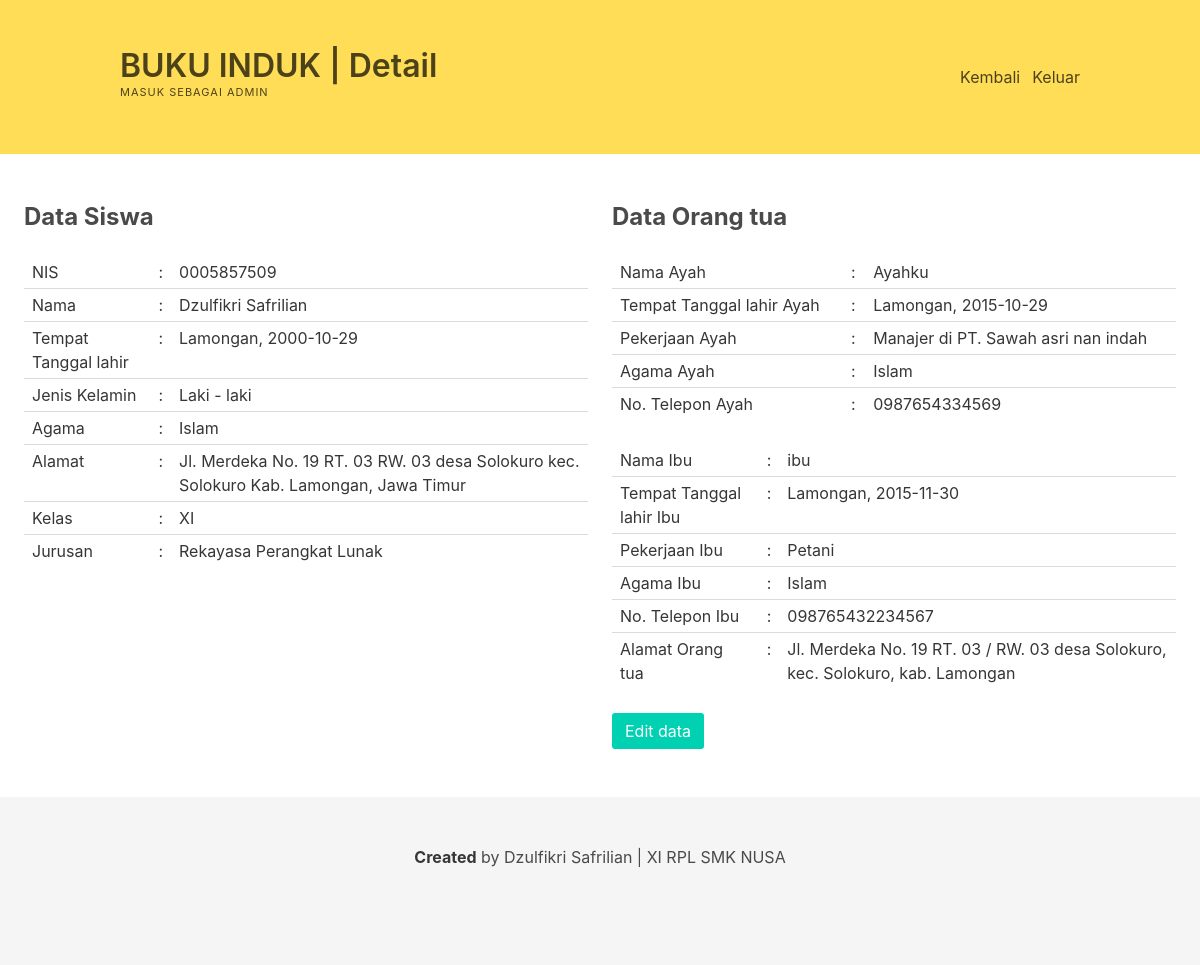
Screenshot of /data_siswa.php?id=18 with the database file from the repository.
### tables this page shows
CREATE TABLE `siswa` (
  `id_siswa` int(12) NOT NULL,
  `nis_siswa` varchar(20) NOT NULL,
  `nama_siswa` varchar(50) NOT NULL,
  `tmp_lahir` varchar(50) NOT NULL,
  `tgl_lahir` varchar(20) NOT NULL,
  `jkel_siswa` varchar(20) NOT NULL,
  `agama` varchar(20) NOT NULL,
  `alamat` varchar(255) NOT NULL,
  `kelas` varchar(5) NOT NULL,
  `jurusan` varchar(30) NOT NULL
);

CREATE TABLE `orang_tua` (
  `id_orangtua` int(12) NOT NULL,
  `nama_ayah` varchar(50) NOT NULL,
  `tl_ayah` varchar(50) NOT NULL,
  `tglahir_ayah` varchar(50) NOT NULL,
  `peker_ayah` varchar(50) NOT NULL,
  `agama_ayah` varchar(20) NOT NULL,
  `tlp_ayah` varchar(15) NOT NULL,
  `nama_ibu` varchar(50) NOT NULL,
  `tl_ibu` varchar(50) NOT NULL,
  `tglahir_ibu` varchar(50) NOT NULL,
  `peker_ibu` varchar(50) NOT NULL,
  `agama_ibu` varchar(20) NOT NULL,
  `tlp_ibu` varchar(15) NOT NULL,
  `alamat_orngtua` varchar(100) NOT NULL
);

### data_siswa.php (the view, shortened to what this page needs)
<?php
include_once 'config.php';
$id=$_GET['id'];
$sql="SELECT * from siswa inner join orang_tua on siswa.id_siswa=orang_tua.id_orangtua where id_siswa='".$id."'";
$query=mysqli_query($db,$sql);
$data= mysqli_fetch_array($query);
?>
    <!DOCTYPE html>
    <html lang="en">
    <head>
        <link rel="stylesheet" href="assets/css/bulma.css">
        <link rel="stylesheet" href="sweetalert.min.css">
        <link rel="stylesheet" href="sweetalert.css">
    </head>
    <body>
        <section class="hero is-warning">
            <div class="hero-body">
                <div class="container">
                    <nav class="level">
                        <div class="level-left">
                            <div class="level-item">
                                <div class="level-item">
                                    <div>
                                        <div>
                                            <p class="title">BUKU INDUK | Detail</p>
                                            <p class="heading">Masuk Sebagai ADMIN
                                            </p>
                                        </div>
                                    </div>
                                </div>
                            </div>
                        </div>
                        <div class="level-right">
                            <p class="level-item">
                                <a href="admin_page.php">Kembali</a>
                            </p>
                            <p class="level-item">
                                <a href="index.php">Keluar</a>
                            </p>
                        </div>
                    </nav>
                </div>
            </div>
        </section>
        <div class="section">
            <div class="container is-fullhd">
                <div class="columns">
                    <div class="column">
                        <h1 class="subtitle is-4">
                            <b>Data Siswa</b>
                        </h1>
                        <table class="table is-narrow is-fullwidth">
                            <tr class="table-row-hover-background-color">
                                <td align="center" class="">NIS</td>
                                <td align="center" class="">:</td>
                                <td align="center" class="">
                                    <?php echo $data['nis_siswa']?>
                                </td>
                            </tr>
                            <tr class="table-row-hover-background-color">
                                <td align="center" class="">Nama</td>
                                <td align="center" class="">:</td>
                                <td align="center" class="">
                                    <?php echo $data['nama_siswa']?>
                                </td>
                            </tr>
                            <tr class="table-row-hover-background-color">
                                <td align="center" class="">Tempat Tanggal lahir</td>
                                <td align="center" class="">:</td>
                                <td align="center" class="">
                                    <?php echo $data['tmp_lahir']; echo ", "; echo $data['tgl_lahir']?>
                                </td>
                            </tr>
                            <tr class="table-row-hover-background-color">
                                <td align="center" class="">Jenis Kelamin</td>
                                <td align="center" class="">:</td>
                                <td align="center" class="">
                                    <?php echo $data['jkel_siswa']?>
                                </td>
                            </tr>
                            <tr class="table-row-hover-background-color">
                                <td align="center" class="">Agama</td>
                                <td align="center" class="">:</td>
                                <td align="center" class="">
                                    <?php echo $data['agama']?>
                                </td>
                            </tr>
                            <tr class="table-row-hover-background-color">
                                <td align="center" class="">Alamat</td>
                                <td align="center" class="">:</td>
                                <td align="center" class="">
                                    <?php echo $data['alamat']?>
                                </td>
                            </tr>
                            <tr class="table-row-hover-background-color">
                                <td align="center" class="">Kelas</td>
                                <td align="center" class="">:</td>
                                <td align="center" class="">
                                    <?php echo $data['kelas']?>
                                </td>
                            </tr>
                            <tr class="table-row-hover-background-color">
                                <td align="center" class="">Jurusan</td>
                                <td align="center" class="">:</td>
                                <td align="center" class="">
                                    <?php echo $data['jurusan']?>
                                </td>
                            </tr>
                        </table>
                    </div>
                    <div class="column">
                        <h1 class="subtitle is-4">
                            <b>Data Orang tua</b>
                        </h1>
                        <table class="table is-narrow is-fullwidth">
                            <tr class="table-row-hover-background-color">
                                <td align="center" class="">Nama Ayah</td>
                                <td align="center" class="">:</td>
                                <td align="center" class="">
                                    <?php echo $data['nama_ayah']?>
                                </td>
                            </tr>
                            <tr class="table-row-hover-background-color">
                                <td align="center" class="">Tempat Tanggal lahir Ayah</td>
                                <td align="center" class="">:</td>
                                <td align="center" class="">
                                    <?php echo $data['tl_ayah']; echo ", "; echo $data['tglahir_ayah'];?>
                                </td>
                            </tr>
                            <tr class="table-row-hover-background-color">
                                <td align="center" class="">Pekerjaan Ayah</td>
                                <td align="center" class="">:</td>
                                <td align="center" class="">
                                    <?php echo $data['peker_ayah']?>
                                </td>
                            </tr>
                            <tr class="table-row-hover-background-color">
                                <td align="center" class="">Agama Ayah</td>
                                <td align="center" class="">:</td>
                                <td align="center" class="">
                                    <?php echo $data['agama_ayah']?>
                                </td>
                            </tr>
                            <tr class="table-row-hover-background-color">
                                <td align="center" class="">No. Telepon Ayah</td>
                                <td align="center" class="">:</td>
                                <td align="center" class="">
                                    <?php echo $data['tlp_ayah']?>
                                </td>
                            </tr>
                        </table>
                        <table class="table is-narrow is-fullwidth">
                            <tr class="table-row-hover-background-color">
                                <td align="center" class="">Nama Ibu</td>
                                <td align="center" class="">:</td>
                                <td align="center" class="">
                                    <?php echo $data['nama_ibu']?>
                                </td>
                            </tr>
                            <tr class="table-row-hover-background-color">
                                <td align="center" class="">Tempat Tanggal lahir Ibu</td>
                                <td align="center" class="">:</td>
                                <td align="center" class="">
                                    <?php echo $data['tl_ibu']; echo ", "; echo $data['tglahir_ibu']?>
                                </td>
                            </tr>
                            <tr class="table-row-hover-background-color">
                                <td align="center" class="">Pekerjaan Ibu</td>
                                <td align="center" class="">:</td>
                                <td align="center" class="">
                                    <?php echo $data['peker_ibu']?>
                                </td>
                            </tr>
                            <tr class="table-row-hover-background-color">
                                <td align="center" class="">Agama Ibu</td>
                                <td align="center" class="">:</td>
                                <td align="center" class="">
                                    <?php echo $data['agama_ibu']?>
                                </td>
                            </tr>
                            <tr class="table-row-hover-background-color">
                                <td align="center" class="">No. Telepon Ibu</td>
                                <td align="center" class="">:</td>
                                <td align="center" class="">
                                    <?php echo $data['tlp_ibu']?>
                                </td>
                            </tr>
                            <tr class="table-row-hover-background-color">
                                <td align="center" class="">Alamat Orang tua</td>
                                <td align="center" class="">:</td>
                                <td align="center" class="">
                                    <?php echo $data['alamat_orngtua']?>
                                </td>
                            </tr>
                        </table>
                        <a href="form_edit.php?id=<?php echo $data['id_siswa']?>">
                            <button class='button is-primary'>Edit data</button>
                        </a>
                    </div>
                </div>
            </div>
        </div>
        <footer class="footer">
            <div class="container">
                <div class="content has-text-centered">
                    <p>
                        <strong>Created</strong> by Dzulfikri Safrilian | XI RPL SMK NUSA
                    </p>
                </div>
            </div>
        </footer>
    </body>
    </html>

### sweetalert.css (style rules this page uses)
:root { --swal-modal-width: 478px; }

### rows the page displays
siswa: nis_siswa "0005857509", nama_siswa "Dzulfikri Safrilian", tmp_lahir "Lamongan", tgl_lahir "2000-10-29", jkel_siswa "Laki - laki", agama "Islam", alamat "Jl. Merdeka No. 19 RT. 03 RW. 03 desa Solokuro kec. Solokuro Kab. Lamongan, Jawa Timur", kelas "XI", jurusan "Rekayasa Perangkat Lunak", orang_tua.nama_ayah "Ayahku", orang_tua.tl_ayah "Lamongan", orang_tua.tglahir_ayah "2015-10-29", orang_tua.peker_ayah "Manajer di PT. Sawah asri nan indah", orang_tua.agama_ayah "Islam", orang_tua.tlp_ayah "0987654334569", orang_tua.nama_ibu "ibu", orang_tua.tl_ibu "Lamongan", orang_tua.tglahir_ibu "2015-11-30", orang_tua.peker_ibu "Petani", orang_tua.agama_ibu "Islam", orang_tua.tlp_ibu "098765432234567", orang_tua.alamat_orngtua "Jl. Merdeka No. 19 RT. 03 / RW. 03 desa Solokuro, kec. Solokuro, kab. Lamongan"
